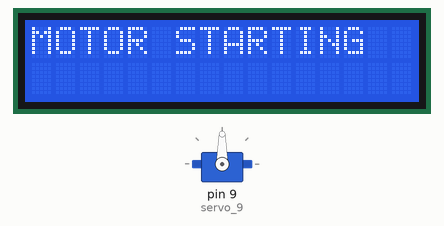
This sketch was run on a simulated Arduino Uno, built with avr-gcc and run on an emulated ATmega328P. On the bench: servo, 16×2 character LCD.

Above: at 0.1 s.
At 2.2 s:
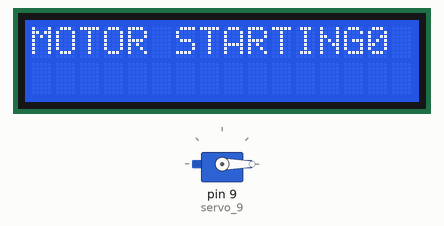
At 20.7 s:
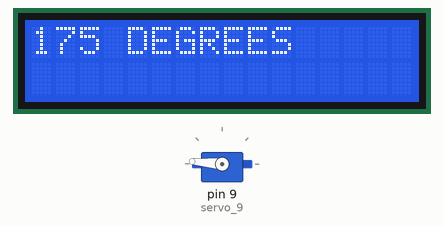
At 39.2 s:
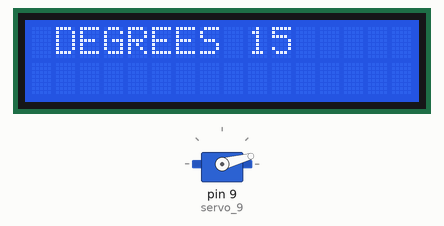
Timing chart, 0 to 40.0 s (numbered marks = the images above):
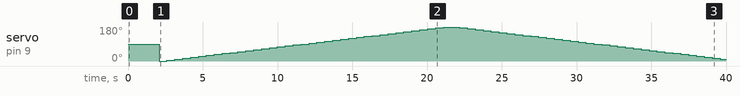

The sketch:

Tinker_servo1.ino
```cpp
#include <Servo.h>

#include <Adafruit_LiquidCrystal.h>

int pos = 0;

Servo servo_9; //the signal pin of the servo

Adafruit_LiquidCrystal lcd(0);


void setup()
{

  servo_9.attach(9);

  lcd.begin(16, 2);  //initialized 16 columns of the lcd and 2 rows


  lcd.setBacklight(1);  //leds of the lcd are high


  lcd.print("MOTOR STARTING"); //welcome message will run once


  delay(2000);  //delay by two seconds


}

void loop()
{
//sweep the servo from 0 to 180 degrees in steps of 5degrees

  for (pos =0; pos <= 180; pos += 5){

    //the servo0 to go to position a pos

    servo_9.write(pos);

    delay(15);

    lcd.print(pos);

    lcd.print(" DEGREES ");

    delay(500);

    lcd.clear();

 }

  for (pos = 180; pos >= 0; pos -= 5){

    servo_9.write(pos);

    delay(15);


    lcd.print(" DEGREES ");

    lcd.print(pos);

    delay(500); // Wait for 2 seconds.

    lcd.clear();

    //wait for 15 milliseconds

  }


}
```

Measured:
- by itself, servo on pin 9 (servo_9): 90° → 0° at 2.1 s, → 5° 0.53 s later, → 10° 0.53 s later, → 15° 0.53 s later, … (71 changes in this stretch)
- what the display in image 1 shows lasts 0.5 s, from 2.1 s to 2.6 s
